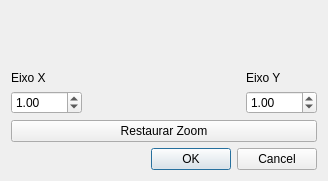
<?xml version="1.0" encoding="UTF-8"?>
<ui version="4.0">
 <class>Dialog</class>
 <widget class="QDialog" name="Dialog">
  <property name="geometry">
   <rect>
    <x>0</x>
    <y>0</y>
    <width>328</width>
    <height>181</height>
   </rect>
  </property>
  <property name="maximumSize">
   <size>
    <width>480</width>
    <height>300</height>
   </size>
  </property>
  <property name="windowTitle">
   <string>Escala</string>
  </property>
  <layout class="QGridLayout" name="gridLayout">
   <item row="2" column="0">
    <widget class="QDialogButtonBox" name="buttonBox">
     <property name="orientation">
      <enum>Qt::Horizontal</enum>
     </property>
     <property name="standardButtons">
      <set>QDialogButtonBox::Cancel|QDialogButtonBox::Ok</set>
     </property>
    </widget>
   </item>
   <item row="1" column="0">
    <layout class="QVBoxLayout" name="verticalLayout_3">
     <item>
      <layout class="QHBoxLayout" name="horizontalLayout">
       <item>
        <layout class="QVBoxLayout" name="verticalLayout">
         <item>
          <widget class="QLabel" name="label">
           <property name="text">
            <string>Eixo X</string>
           </property>
          </widget>
         </item>
         <item>
          <widget class="QDoubleSpinBox" name="x">
           <property name="minimum">
            <double>0.010000000000000</double>
           </property>
           <property name="maximum">
            <double>9999.989999999999782</double>
           </property>
           <property name="singleStep">
            <double>0.100000000000000</double>
           </property>
           <property name="value">
            <double>1.000000000000000</double>
           </property>
          </widget>
         </item>
        </layout>
       </item>
       <item>
        <spacer name="horizontalSpacer">
         <property name="orientation">
          <enum>Qt::Horizontal</enum>
         </property>
         <property name="sizeHint" stdset="0">
          <size>
           <width>40</width>
           <height>20</height>
          </size>
         </property>
        </spacer>
       </item>
       <item>
        <layout class="QVBoxLayout" name="verticalLayout_2">
         <item>
          <widget class="QLabel" name="label_2">
           <property name="text">
            <string>Eixo Y</string>
           </property>
          </widget>
         </item>
         <item>
          <widget class="QDoubleSpinBox" name="y">
           <property name="minimum">
            <double>0.010000000000000</double>
           </property>
           <property name="maximum">
            <double>9999.989999999999782</double>
           </property>
           <property name="singleStep">
            <double>0.100000000000000</double>
           </property>
           <property name="value">
            <double>1.000000000000000</double>
           </property>
          </widget>
         </item>
        </layout>
       </item>
      </layout>
     </item>
     <item>
      <widget class="QPushButton" name="zoomBtn">
       <property name="whatsThis">
        <string>&lt;html&gt;&lt;head/&gt;&lt;body&gt;&lt;p&gt;Enquadra o desenho em toda área disponível&lt;/p&gt;&lt;/body&gt;&lt;/html&gt;</string>
       </property>
       <property name="text">
        <string>Restaurar Zoom</string>
       </property>
      </widget>
     </item>
    </layout>
   </item>
   <item row="0" column="0">
    <spacer name="verticalSpacer">
     <property name="orientation">
      <enum>Qt::Vertical</enum>
     </property>
     <property name="sizeHint" stdset="0">
      <size>
       <width>20</width>
       <height>40</height>
      </size>
     </property>
    </spacer>
   </item>
  </layout>
 </widget>
 <tabstops>
  <tabstop>zoomBtn</tabstop>
 </tabstops>
 <resources/>
 <connections>
  <connection>
   <sender>buttonBox</sender>
   <signal>accepted()</signal>
   <receiver>Dialog</receiver>
   <slot>accept()</slot>
   <hints>
    <hint type="sourcelabel">
     <x>248</x>
     <y>224</y>
    </hint>
    <hint type="destinationlabel">
     <x>157</x>
     <y>244</y>
    </hint>
   </hints>
  </connection>
  <connection>
   <sender>buttonBox</sender>
   <signal>rejected()</signal>
   <receiver>Dialog</receiver>
   <slot>reject()</slot>
   <hints>
    <hint type="sourcelabel">
     <x>316</x>
     <y>230</y>
    </hint>
    <hint type="destinationlabel">
     <x>286</x>
     <y>244</y>
    </hint>
   </hints>
  </connection>
 </connections>
</ui>
